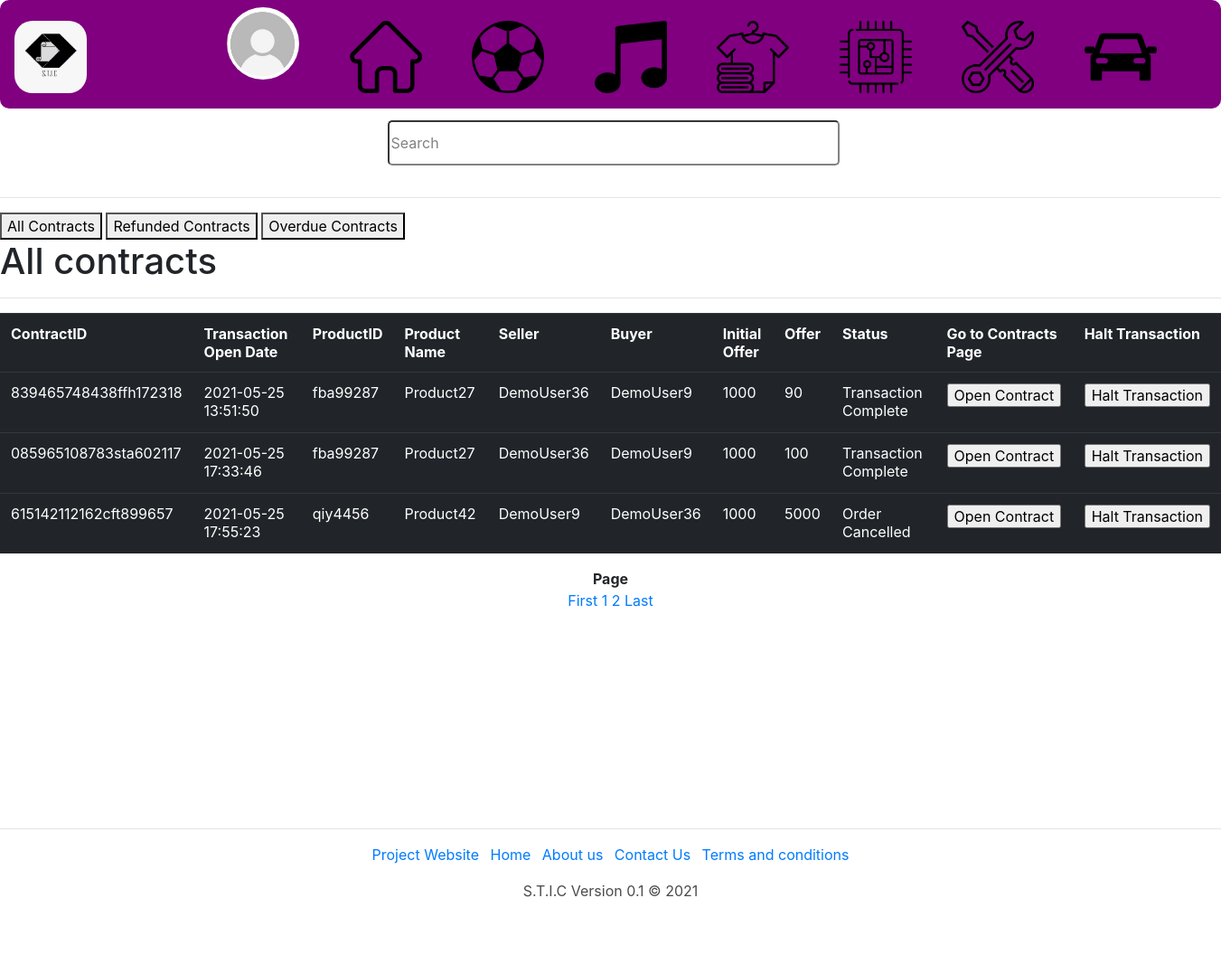
Page /ContractManagementPage.php?page=2 (signed in) on the committed database.
### tables this page shows
CREATE TABLE `contracts` (
  `TransactionID` text NOT NULL DEFAULT '[]',
  `TransactionOpenDate` datetime NOT NULL DEFAULT current_timestamp(),
  `TransactionCloseDate` datetime NOT NULL,
  `ContractID` varchar(30) NOT NULL,
  `BuyerUserID` varchar(20) NOT NULL,
  `SellerUserID` varchar(20) NOT NULL,
  `ProductID` varchar(20) NOT NULL,
  `DateRequired` date NOT NULL,
  `InitialOffer` float NOT NULL,
  `NewOffer` float NOT NULL,
  `Status` text NOT NULL DEFAULT 'Pending Seller Reply',
  `Payment Mode` text NOT NULL DEFAULT 'Half-STICoins',
  `TotalAccepted` int(11) NOT NULL DEFAULT 0,
  `Transaction` text NOT NULL DEFAULT 'Negotiating',
  `Message` text NOT NULL DEFAULT '[]',
  `RatingToken` text NOT NULL DEFAULT '[]',
  `Reported` int(11) NOT NULL DEFAULT 0
);

CREATE TABLE `product` (
  `ProductID` varchar(20) NOT NULL,
  `ProductName` text NOT NULL,
  `ProductCategory` text NOT NULL,
  `ProductDescription` text NOT NULL,
  `ProductCaption` text NOT NULL,
  `ProductInitialPrice` int(11) NOT NULL DEFAULT 0,
  `DateOfListing` text NOT NULL DEFAULT current_timestamp(),
  `DateOfExpiry` text NOT NULL,
  `SellerUserID` varchar(20) NOT NULL,
  `Status` text NOT NULL DEFAULT 'Available',
  `Image` text NOT NULL DEFAULT '/images/default.jpg',
  `Review` longtext DEFAULT '[]',
  `Reported` int(11) NOT NULL DEFAULT 0
);

### Users.php (called while the page is built, shortened)
<?php
class BaseUser
{
	public function connect(){
		$servername= "localhost";
		$username = "root";
		$password = "";
		$dbname = "sticdb";
		$conn = new mysqli($servername, $username, $password, $dbname);
		return $conn;
	}
	}
class Admin extends StandardUser
{
	public function ListOfAdminContracts($ContractType){
	if($ContractType=="All"){
	$sql = "SELECT * FROM contracts ORDER BY TransactionOpenDate" ;
	}
	if($ContractType=="Overdue contracts"){
	$sql = "SELECT * FROM `contracts` WHERE DATEDIFF(`DateRequired`,now()) < 0 OR DATEDIFF(`DateRequired`,`TransactionOpenDate`) > 3 AND `Transaction` != 'Complete' " ;
	}
	if($ContractType=="Requested Refund"){
	$sql = "SELECT * FROM contracts WHERE `Status` = 'Requested Refund' ORDER BY TransactionOpenDate" ;
	}
	$result = $this->connect()->query($sql) or die($this->connect()->error);
	if ($result->num_rows == 0)
		{
			return false;
		}
	$ArrayOfContracts = array();
	while($row = $result->fetch_assoc())
	{
		array_push($ArrayOfContracts,$row['ContractID']);
	}
	return $ArrayOfContracts;
	}
}

### Contracts.php (called while the page is built, shortened)
<?php
class Contracts
{
	public function connect(){
		$servername= "localhost";
		$username = "root";
		$password = "";
		$dbname = "sticdb";
		$conn = new mysqli($servername, $username, $password, $dbname);
		return $conn;
	}
	public function InitialiseContract($ContractID)
	{
		$sql = "SELECT * FROM contracts WHERE ContractID ='".$ContractID."'" ;
		$result = $this->connect()->query($sql) or die($this->connect()->error);
		while($row = $result->fetch_assoc())
		{
			$this->TransactionOpenDate	= $row["TransactionOpenDate"];
			$this->ContractID  = $row["ContractID"];
			$this->BuyerUserID = $row["BuyerUserID"];
			$this->SellerUserID	= $row["SellerUserID"];
			$this->ProductID  = $row["ProductID"];
			$this->InitialOffer	 = $row["InitialOffer"];
			$this->NewOffer = $row["NewOffer"];
			$this->Status = $row["Status"];
	}
		return true;
	}
}
?>

### Products.php (called while the page is built, shortened)
<?php
class Products
{
	public function connect(){
		$servername= "localhost";
		$username = "root";
		$password = "";
		$dbname = "sticdb";
		$conn = new mysqli($servername, $username, $password, $dbname);
		return $conn;
	}
	public function InitialiseProduct($ProductID)
	{
		$sql = "SELECT * FROM product WHERE ProductID ='".$ProductID."'" ;
		$result = $this->connect()->query($sql) or die($this->connect()->error);
		if ($result->num_rows == 0)
			{
				return false;
			}
		while($row = $result->fetch_assoc())
		{
			$this->ProductName	= $row["ProductName"];
	}
		return true;
	}
}
?>

### ContractManagementPage.php (the view, shortened to what this page needs)
<?php require_once("NavBar.php");?>
<button class="All">All Contracts</button>
<button class="Refund">Refunded Contracts</button>
<button class="Overdue">Overdue Contracts</button>
<?php
echo'<div class="Allcontracts_GUI">';
$ArrayOfContracts = $_SESSION['Object']->ListOfAdminContracts("All");
echo'<h1>All contracts</h1>';
if(!empty($ArrayOfContracts)){
echo'<hr><table id="AllContracts" class="table table-borderless table-dark">';
echo'<tr>
<th>ContractID</th>
<th>Transaction Open Date</th>
<th>ProductID</th>
<th>Product Name</th>
<th>Seller</th>
<th>Buyer</th>
<th>Initial Offer</th>
<th>Offer</th>
<th>Status</th>
<th>Go to Contracts Page</th>
<th>Halt Transaction</th>
';
if (!isset ($_GET['page']) ) {
	$page = 1;
} else {
	$page = $_GET['page'];
}
$Data_per_page = 5;
$number_of_page = ceil(sizeof($ArrayOfContracts)/$Data_per_page) ;
$page_num = $page;
$page_num_max = $page_num *$Data_per_page ;
$page_num_min = $page_num_max - $Data_per_page;
for($x = $page_num_min;$x<$page_num_max;$x++){
	$ContractsObj = new Contracts();
	$ProductObj = new Products();
	if (array_key_exists($x,$ArrayOfContracts)){
	$ContractsObj->InitialiseContract($ArrayOfContracts[$x]);
	$ProductObj->InitialiseProduct($ContractsObj->ProductID);
	echo'<tr><td>'.$ContractsObj->ContractID.'</td>
		<td>'.$ContractsObj->TransactionOpenDate.'</td>
		<td>'.$ContractsObj->ProductID.'</td>
		<td>'.$ProductObj->ProductName.'</td>
		<td>'.$ContractsObj->SellerUserID.'</td>
		<td>'.$ContractsObj->BuyerUserID.'</td>
		<td>'.$ContractsObj->InitialOffer.'</td>
		<td>'.$ContractsObj->NewOffer.'</td>
		<td>'.$ContractsObj->Status.'</td>
		<td><input type="button" id="'.$ContractsObj->ContractID.'" onclick="opencontract(this.id)" value="Open Contract"/></td>
		<td><form  method="post"><input type="hidden" name="HaltContractID" value="'.$ContractsObj->ContractID.'"><input type="submit" name="Halt" value="Halt Transaction"></form></td>
	</tr>';
	}
}
echo'</table>';
echo'<div style="margin-top:10px;width:1000px;margin-left:auto;margin-right:auto;text-align:center">';
echo'<b style="bottom: 20;">Page</b></BR>';
echo '<a href = "ContractManagementPage.php?page=1">First </a>';
for($page = 1; $page<=$number_of_page; $page++) {
	if($page==1){
		echo '<a href = "ContractManagementPage.php?page=' . $page . '">' . $page . ' </a>';
	}
	else{
	echo '<a href = "ContractManagementPage.php?page=' . $page . '">' . $page . ' </a>';
	}
}
echo '<a href = "ContractManagementPage.php?page=' . $number_of_page . '">Last </a>';
echo'</div>';
}
else{
echo '<b>You do not have any contracts under this section</b>';
}
echo'</div><div class="Refundcontacts_GUI">';
echo'</div><div class="Overduecontacts_GUI">';
echo'</div>';
require_once("Footer.php");?>

### rows in the picture
contracts: ContractID "839465748438ffh172318", TransactionOpenDate "2021-05-25 13:51:50", ProductID "fba99287", ProductID.ProductName "Product27", SellerUserID "DemoUser36", BuyerUserID "DemoUser9", InitialOffer "1000", NewOffer "90", Status "Transaction Complete"
contracts: ContractID "085965108783sta602117", TransactionOpenDate "2021-05-25 17:33:46", ProductID "fba99287", ProductID.ProductName "Product27", SellerUserID "DemoUser36", BuyerUserID "DemoUser9", InitialOffer "1000", NewOffer "100", Status "Transaction Complete"
contracts: ContractID "615142112162cft899657", TransactionOpenDate "2021-05-25 17:55:23", ProductID "qiy4456", ProductID.ProductName "Product42", SellerUserID "DemoUser9", BuyerUserID "DemoUser36", InitialOffer "1000", NewOffer "5000", Status "Order Cancelled"
